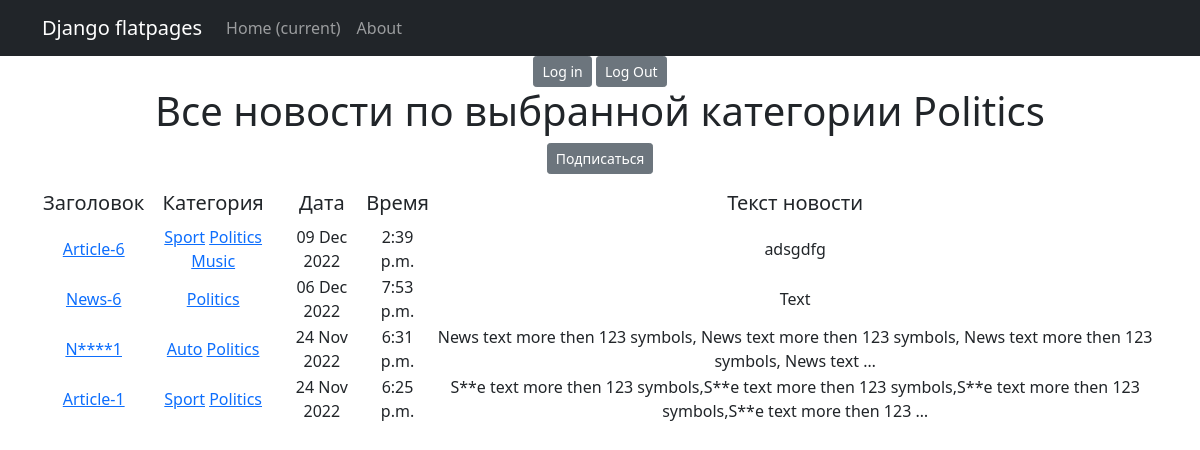
Page /news/categories/2 on the committed database.
### news/models.py (models this page shows, shortened)
class Category(models.Model):
    name = models.CharField(max_length=127, unique=True)
    subscribers = models.ManyToManyField(User, through='SubscribeCategory')
    def __str__(self):
        return f'{self.name}'

class Post(models.Model):
    authorP = models.ForeignKey(Author, on_delete=models.CASCADE)
    articles = "AR"
    news = "NW"
    CATEGORY_TYPES = [
        (articles, 'Статья'),
        (news, 'Новость')
    ]
    category_type = models.CharField(max_length=2, choices=CATEGORY_TYPES, default=news)
    time_add = models.DateTimeField(auto_now_add=True)
    post_category = models.ManyToManyField(Category, through='PostCategory')
    title = models.CharField(max_length=255)
    text = models.TextField()
    rating = models.IntegerField(default=0)
    def get_absolute_url(self):
        return reverse('news_detail', args=[str(self.id)])

### news/views.py (the view)
# urls.py: path('categories/<int:pk>', CategoryListView.as_view(), name='category_list'),
class CategoryListView(ListView):
    model = Post
    template_name = 'category_list.html'
    context_object_name = 'category_list'
    def get_queryset(self):
        self.category = get_object_or_404(Category, id=self.kwargs['pk'])
        queryset = Post.objects.filter(post_category=self.category).order_by('-time_add')
        return queryset
    def get_context_data(self, **kwargs):
        context = super().get_context_data(**kwargs)
        context['is_not_subscriber'] = self.request.user not in self.category.subscribers.all()
        context['category'] = self.category
        return context

### news/templatetags/d36_filters.py (called while the page is built)
@register.filter()
def censor(txt):
    replace_list = ['some', 'news-1']
    if not isinstance(txt, str):
        raise TypeError(f'invalid object type for censorship')
    else:
        for word in txt.split(" "):
            if word.lower() in replace_list:
                txt = txt.replace(word, f'{word[0]}{"*"*(len(word)-2)}{word[-1]}')
    return txt

### templates/category_list.html (shortened to what this page needs)
{% extends 'flatpages/default.html' %}
{% load d36_filters %}
{% load custom_tags %}
{% block content %}
<a href="/accounts/login" class="btn btn-secondary btn-sm">Log in</a>
<a href="/accounts/logout" class="btn btn-secondary btn-sm">Log Out</a>
<h1>Все новости по выбранной категории
    {{ category }}
</h1>
  {% if is_not_subscriber %}
  <p class="text-center"><a href="{% url 'subscribe' category.id %}" class="btn btn-secondary btn-sm">Подписаться</a></p>
  {% endif %}
   {% if category_list %}
       <table>
           <tr>
               <td><h5>Заголовок</h5></td>
               <td><h5>Категория</h5></td>
               <td><h5>Дата</h5></td>
               <td><h5>Время</h5></td>
               <td><h5>Текст новости</h5></td>
           </tr>
           {% for n in category_list %}
           <tr>
               <td><a href="{{n.get_absolute_url}}">{{ n.title|censor }}</a></td>
               <td>{% for cat in n.post_category.all %}
                    <a href="{% url 'category_list' cat.id %}">{{ cat.name }}</a>
                    {% endfor %}
               </td>
               <td>{{ n.time_add|date:'d M Y' }}</td>
               <td>{{ n.time_add|time }}</td>
               <td>{{ n.text|truncatewords:20|censor }}</td>
           </tr>
           {% endfor %}
       </table>
   {% else %}
       <h2>Новостей нет!</h2>
   {% endif %}
{% endblock content %}

### rows in the picture
Category: name "Politics"
Post: title|censor "Article-6", time_add "09 Dec 2022", time_add "2:39 p.m.", text|censor "adsgdfg"
Category: name "Sport"
Category: name "Music"
Post: title|censor "News-6", time_add "06 Dec 2022", time_add "7:53 p.m.", text|censor "Text"
Post: title|censor "N****1", time_add "24 Nov 2022", time_add "6:31 p.m.", text|censor "News text more then 123 symbols, News text more then 123 symbols, News text more then 123 symbols, News text …"
Category: name "Auto"
Post: title|censor "Article-1", time_add "24 Nov 2022", time_add "6:25 p.m.", text|censor "S**e text more then 123 symbols,S**e text more then 123 symbols,S**e text more then 123 symbols,S**e text more then 123 …"
